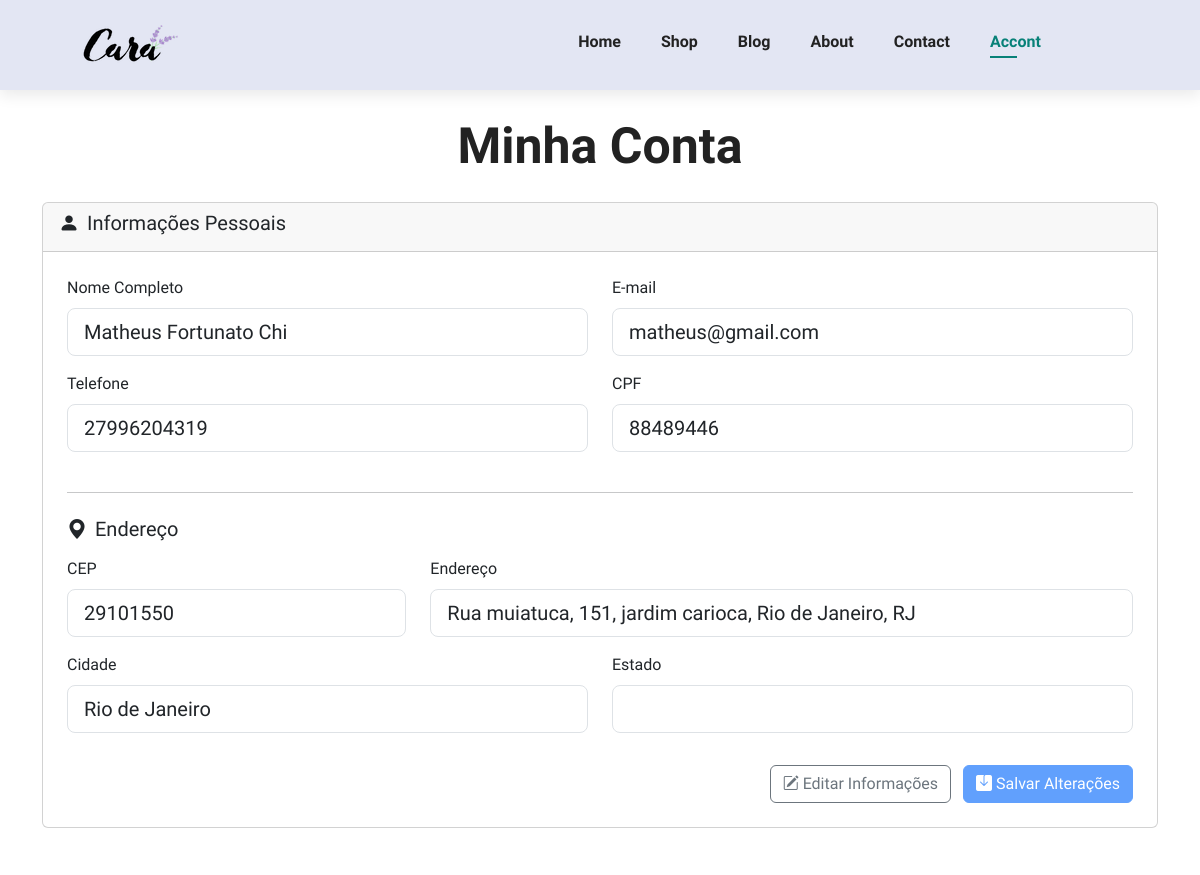
Before: /contas/account/ (signed in, upper part) with the older database file.
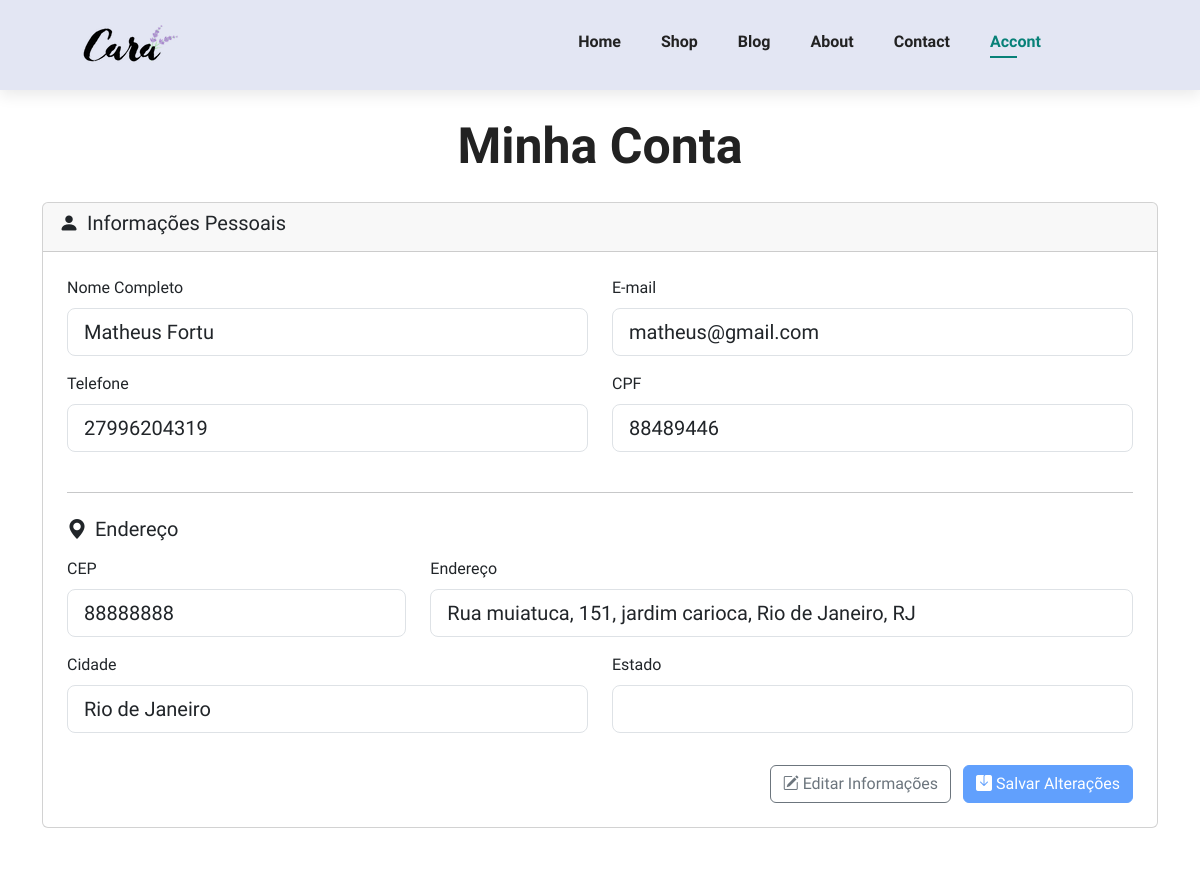
After: the same page with the newer database file.
### contas/models.py (models this page shows, shortened)
class UsuarioCustomizado(AbstractUser):
    telefone = models.CharField(
        max_length=20,
        null=True,
        blank=True
    )
    cpf = models.CharField(
        max_length=14,
        unique=True
    )
    cep = models.CharField(
        max_length=10,
        null=True,
        blank=True
    )
    endereco = models.CharField(
        max_length=255,
        null=True,
        blank=True
    )
    cidade = models.CharField(
        max_length=100,
        null=True,
        blank=True
    )
    estado = models.CharField(
        max_length=2,
        null=True,
        blank=True
    )
    data_nascimento = models.DateField(
        null=True,
        blank=True
    )

### contas/views.py (the view)
# urls.py: path('account/', views.account, name='account'),
@login_required
def account(request):
    user = request.user
    if request.method == 'POST':
        form = UserUpdateForm(request.POST, instance=user)
        if form.is_valid():
            form.save()
            messages.success(request, 'Informações atualizadas com sucesso!')
            return redirect('account')  # ou 'contas:account' se estiver com namespace
        else:
            messages.error(request, 'Por favor, corrija os erros abaixo.')
    else:
        form = UserUpdateForm(instance=user)
    return render(request, 'contas/account-page.html', {
        'form': form,
        'user': user
    })

### templates/contas/account-page.html (shortened to what this page needs)
{% extends 'base.html' %}
{% load static %}
{% block extra_css %}
    <link rel="stylesheet" href="https://cdn.jsdelivr.net/npm/bootstrap-icons@1.11.3/font/bootstrap-icons.min.css">
{% endblock %}
{% block content %}
<div class="container my-4">
    <h1 class="mb-4 text-center page-title account-page-title">Minha Conta</h1>
    <div class="card account-card mb-5">
        <div class="card-header">
            <h5><i class="bi bi-person-fill me-2"></i>Informações Pessoais</h5>
        </div>
        <div class="card-body p-4">
            <form method="POST">
                <div class="row">
                    <div class="col-md-6 mb-3">
                        <label class="form-label">Nome Completo</label>
                        {{ form.first_name }}
                    </div>
                    <div class="col-md-6 mb-3">
                        <label class="form-label">E-mail</label>
                        {{ form.email }}
                    </div>
                </div>
                <div class="row">
                    <div class="col-md-6 mb-3">
                        <label class="form-label">Telefone</label>
                        {{ form.telefone }}
                    </div>
                    <div class="col-md-6 mb-3">
                        <label class="form-label">CPF</label>
                        {{ form.cpf }}
                    </div>
                </div>
                <hr class="my-4">
                <h5 class="mb-3"><i class="bi bi-geo-alt-fill me-2"></i>Endereço</h5>
                <div class="row">
                    <div class="col-md-4 mb-3">
                        <label class="form-label">CEP</label>
                        {{ form.cep }}
                    </div>
                    <div class="col-md-8 mb-3">
                        <label class="form-label">Endereço</label>
                        {{ form.endereco }}
                    </div>
                </div>
                <div class="row">
                    <div class="col-md-6 mb-3">
                        <label class="form-label">Cidade</label>
                        {{ form.cidade }}
                    </div>
                    <div class="col-md-6 mb-3">
                        <label class="form-label">Estado</label>
                        {{ form.estado }}
                    </div>
                </div>
                <div class="text-end mt-3">
                    <button type="button" id="editBtn" class="btn btn-outline-secondary me-2">
                        <i class="bi bi-pencil-square me-1"></i>Editar Informações
                    </button>
                    <button type="submit" id="saveBtn" class="btn btn-primary account-btn" disabled>
                        <i class="bi bi-save-fill me-1"></i>Salvar Alterações
                    </button>
                </div>
            </form>
        </div>
    </div>
</div>
{% endblock %}

Changed rows visible on the page:
changed UsuarioCustomizado "matheus@gmail.com": first_name "Matheus Fortunato Chi" → "Matheus Fortu"; cep "29101550" → "88888888"
